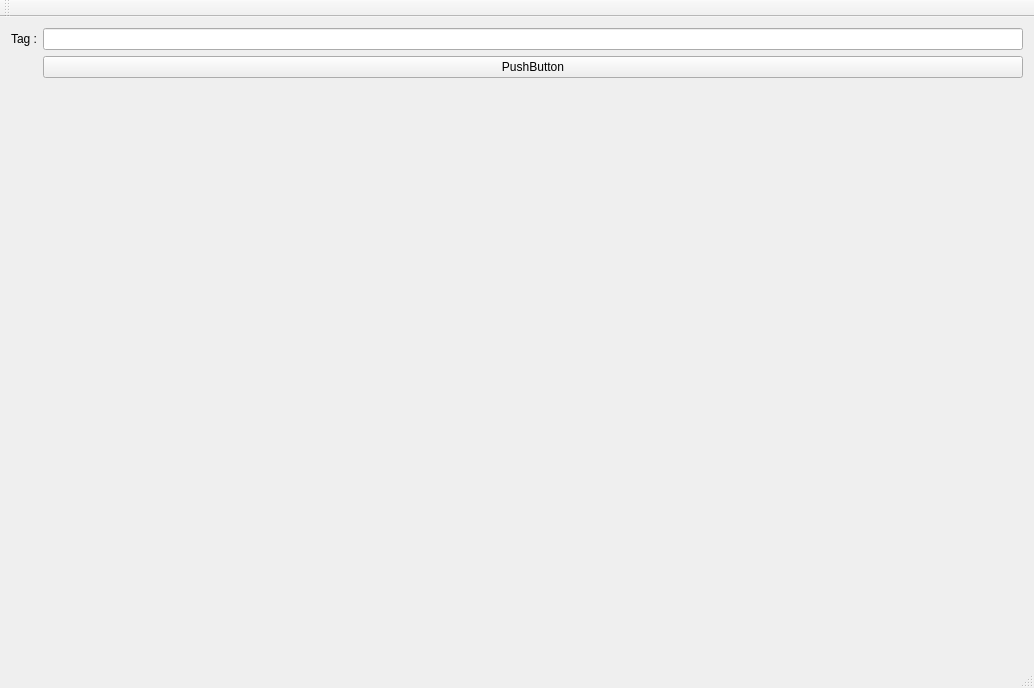
<?xml version="1.0" encoding="UTF-8"?>
<ui version="4.0">
 <class>MainWindow</class>
 <widget class="QMainWindow" name="MainWindow">
  <property name="geometry">
   <rect>
    <x>0</x>
    <y>0</y>
    <width>1034</width>
    <height>688</height>
   </rect>
  </property>
  <property name="windowTitle">
   <string>MainWindow</string>
  </property>
  <widget class="QWidget" name="centralWidget">
   <layout class="QFormLayout" name="formLayout">
    <item row="0" column="0">
     <widget class="QLabel" name="label">
      <property name="text">
       <string>Tag :</string>
      </property>
     </widget>
    </item>
    <item row="0" column="1">
     <widget class="QLineEdit" name="lineEdit"/>
    </item>
    <item row="1" column="1">
     <widget class="QPushButton" name="pushButton">
      <property name="text">
       <string>PushButton</string>
      </property>
     </widget>
    </item>
    <item row="2" column="0" colspan="2">
     <widget class="QLabel" name="label_2">
      <property name="minimumSize">
       <size>
        <width>0</width>
        <height>500</height>
       </size>
      </property>
      <property name="text">
       <string/>
      </property>
     </widget>
    </item>
   </layout>
  </widget>
  <widget class="QMenuBar" name="menuBar">
   <property name="geometry">
    <rect>
     <x>0</x>
     <y>0</y>
     <width>1034</width>
     <height>21</height>
    </rect>
   </property>
  </widget>
  <widget class="QToolBar" name="mainToolBar">
   <attribute name="toolBarArea">
    <enum>TopToolBarArea</enum>
   </attribute>
   <attribute name="toolBarBreak">
    <bool>false</bool>
   </attribute>
  </widget>
  <widget class="QStatusBar" name="statusBar"/>
 </widget>
 <layoutdefault spacing="6" margin="11"/>
 <resources/>
 <connections/>
</ui>
